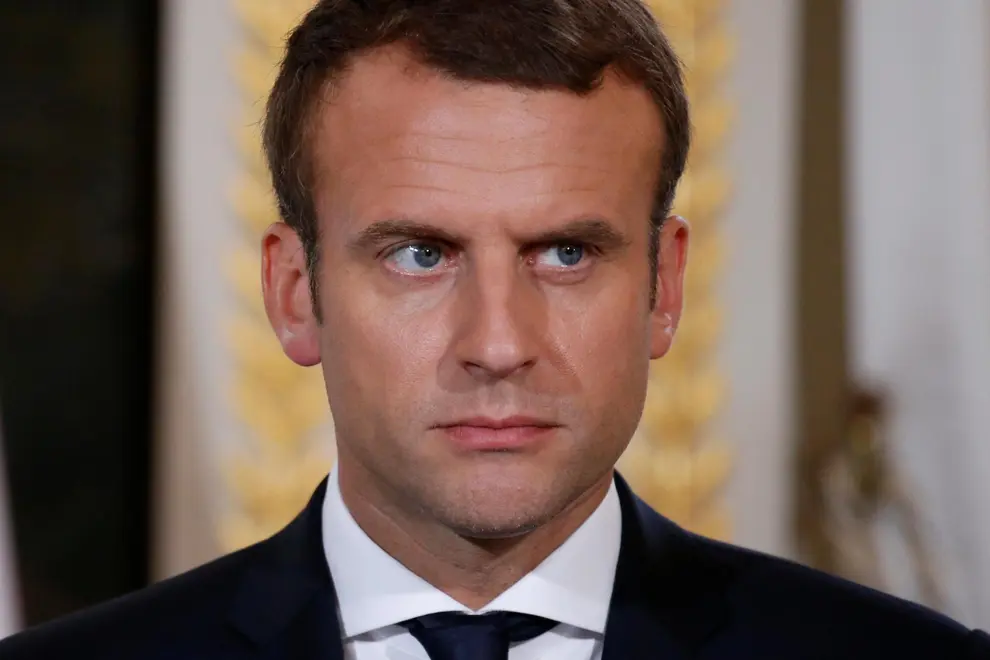
#> input picture ressources/macron.png, 990 x 660 px
$ jupyter execute openCVnotebook.ipynb
#> lines starting #> are read from the running program, lines starting #| are printed output that depends on the picture; after the words box and inside, x2 and y2 are one past the last pixel; in counts of white or black regions, pixels touching at a corner belong together
**OpenCV Basics:** https://www.youtube.com/watch?v=WQeoO7MI0Bs

During the use of this notebook, images will appear in browser tabs.**Tab will close automatically when the user presses any key**.

**Module imports:**

[cell 1]
import cv2 # open CV module
import numpy as np # used to define kernels

[cell 2]
img = cv2.imread("ressources/macron.png") # read the picture using cv2 module
#> img is the input picture: shape (660, 990, 3); mean B, G, R 84.8, 94.5, 114.8
cv2.imshow("Original", img)
cv2.waitKey(0)
cv2.destroyAllWindows()

**Apply grayscale filter:**

[cell 3]
imgGray = cv2.cvtColor(img,cv2.COLOR_BGR2GRAY) #convert image to wanted color space
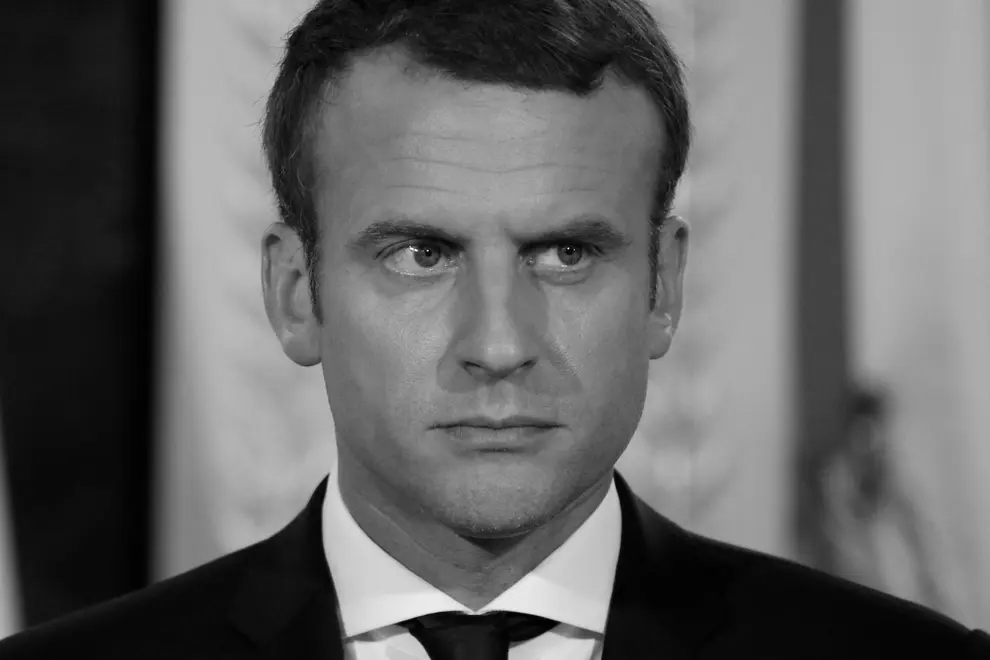
#> imgGray: shape (660, 990); min 0, max 255, mean 99.5
cv2.imshow("GrayScaled", imgGray)
cv2.waitKey(0) #press any keys to close the window
cv2.destroyAllWindows() # needed for jupyter notebook compatibility

**Apply Gaussian Blur:**

[cell 4]
imgBlur = cv2.GaussianBlur(img,(11,11),0) # kernel size (needs to be odd numbers)
cv2.imshow("Blured", imgBlur)
cv2.waitKey(0)
cv2.destroyAllWindows()

**Apply Edge Detection:**

[cell 5]
imgCanny = cv2.Canny(img,100,100) #threshold values
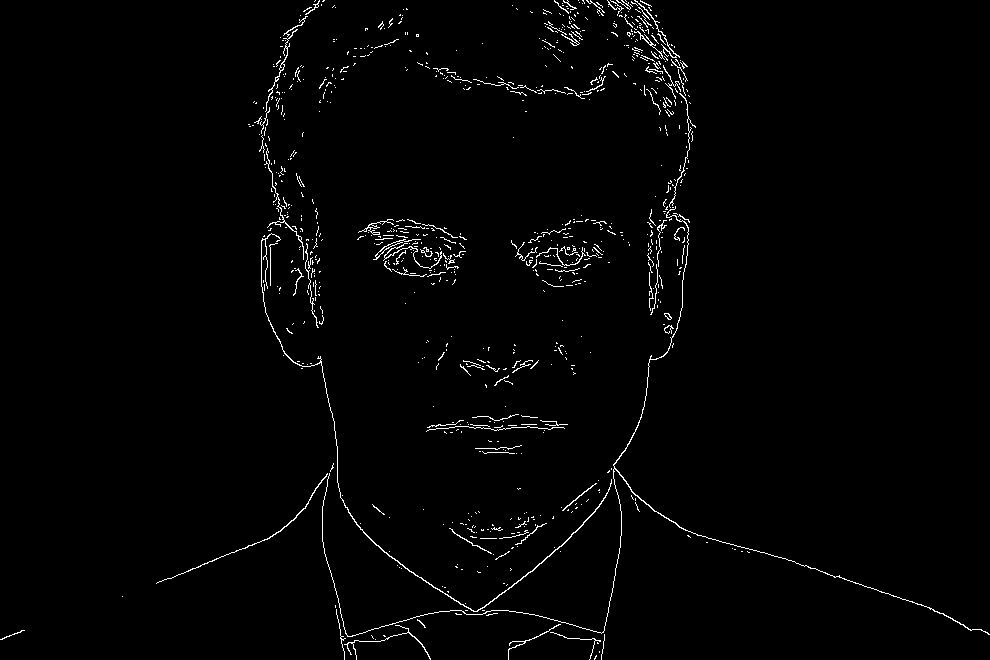
#> imgCanny: shape (660, 990); 1.6% white in thin lines or dots
imgCanny1 = cv2.Canny(img,200,150) #lower treshold => less lines
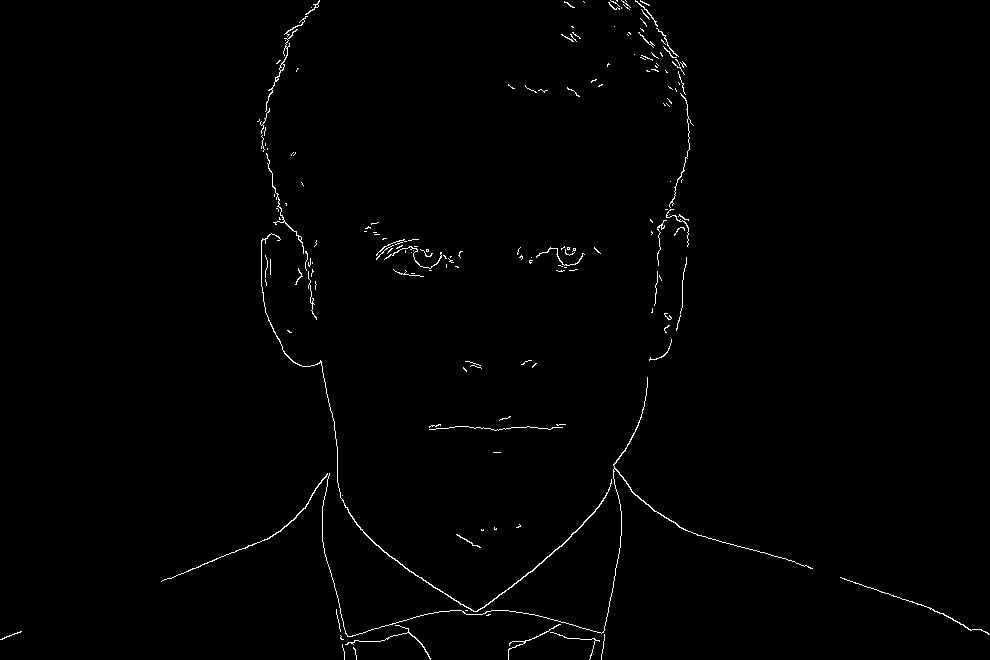
#> imgCanny1: shape (660, 990); 0.83% white in thin lines or dots
cv2.imshow("Edge detection", imgCanny)
cv2.imshow("Edge detection, less lines",imgCanny1)
cv2.waitKey(0)
cv2.destroyAllWindows()

Sometimes if the edges are separated by a **gap**, they may not be detected as a proper line.
To counteract this behavior we can **increase the size of the lines**

[cell 6]
kernel = np.ones((5,5), np.uint8)
# uint8 allows values from 0 to 255
imgDialation = cv2.dilate(imgCanny, kernel, iterations=1)
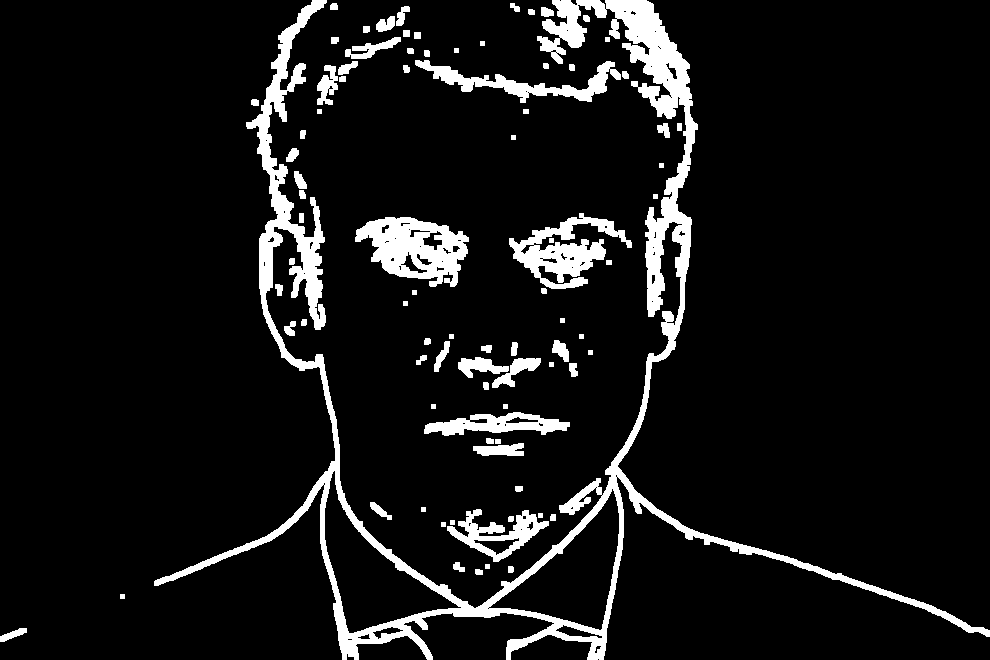
#> imgDialation: shape (660, 990); 8.5% white; 86 white regions, largest, box (x1, y1, x2, y2) and area: (154, 0, 990, 660) 33879, (355, 217, 469, 287) 4630, (509, 213, 632, 289) 3751
cv2.imshow("Edge detection, biger lines", imgDialation)
cv2.waitKey(0)
cv2.destroyAllWindows()

**Lines width can also be decreased**.

[cell 7]
imgEroded = cv2.erode(imgDialation, kernel, iterations=1)
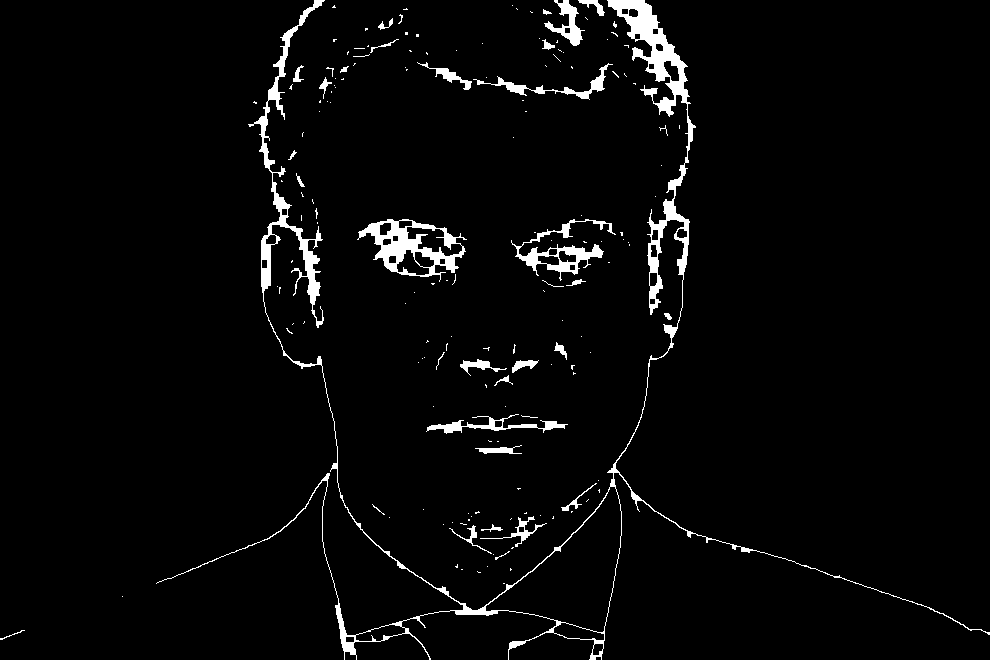
#> imgEroded: shape (660, 990); 3.2% white; 165 white regions (132 under 20 px), largest, box (x1, y1, x2, y2) and area: (156, 0, 990, 660) 11931, (357, 219, 467, 282) 2422, (511, 219, 616, 281) 1430
cv2.imshow("Edge detection, smaller lines", imgEroded)
cv2.waitKey(0)
cv2.destroyAllWindows()
